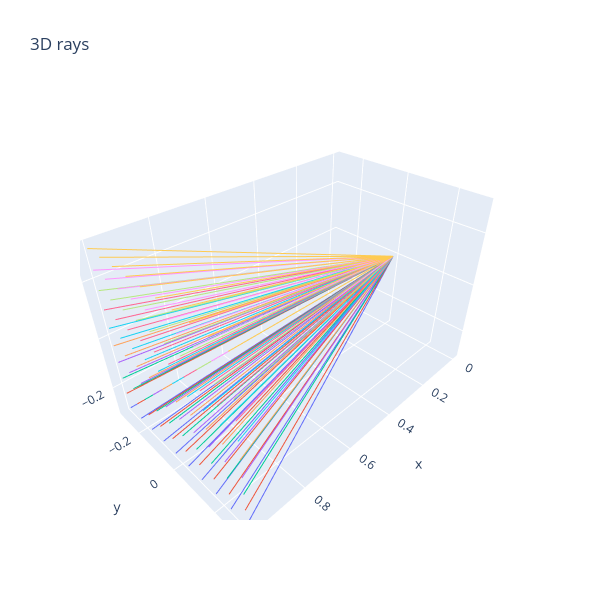

The notebook cell saved with this chart:
### Markdown cell above
### Exercise - implement `make_rays_2d`

> ```yaml
> Difficulty: 🔴🔴🔴⚪⚪
> Importance: 🔵🔵⚪⚪⚪
> 
> You should spend up to 10-20 minutes on this exercise.
> ```

Implement `make_rays_2d` analogously to `make_rays_1d`. The result should look like a pyramid with the tip at the origin.

### Code cell
def make_rays_2d(num_pixels_y: int, num_pixels_z: int, y_limit: float, z_limit: float) -> Float[Tensor, "nrays 2 3"]:
    """
    num_pixels_y: The number of pixels in the y dimension
    num_pixels_z: The number of pixels in the z dimension

    y_limit: At x=1, the rays should extend from -y_limit to +y_limit, inclusive of both.
    z_limit: At x=1, the rays should extend from -z_limit to +z_limit, inclusive of both.

    Returns: shape (num_rays=num_pixels_y * num_pixels_z, num_points=2, num_dims=3).
    """
    # we need to create 9 numbers in y between -y_limit and y_limit
    # print('num_pixels', num_pixels)
    total_pixels = num_pixels_y * num_pixels_z
    rays = t.zeros(total_pixels, 2, 3)
    ys = t.linspace(-y_limit, y_limit, num_pixels_y)
    zs = t.linspace(-z_limit, z_limit, num_pixels_z)
    rays[:, 1, 0] = 1.0
    rays[:, 1, 1] = einops.repeat(ys, 'y -> (y z)', z = num_pixels_z)
    rays[:, 1, 2] = einops.repeat(zs, 'z -> (y z)', y = num_pixels_y)
    # print(ys.shape)
    # print(ys)
    # print(zs.shape)
    # print(zs)
    # print(rays)
    return rays


tests.test_make_rays_2d(make_rays_2d)

rays_2d = make_rays_2d(10, 10, 0.3, 0.3)
render_lines_with_plotly(rays_2d)

### Figure 1 — Plotly figure (JSON) as saved in the notebook; plotly's stock layout.template omitted (floating-point values rounded to 4 significant figures)
{"data": [{"mode": "lines", "type": "scatter3d", "x": [0.0, 1.0], "y": [0.0, -0.3], "z": [0.0, -0.3]}, {"mode": "lines", "type": "scatter3d", "x": [0.0, 1.0], "y": [0.0, -0.3], "z": [0.0, -0.2333]}, {"mode": "lines", "type": "scatter3d", "x": [0.0, 1.0], "y": [0.0, -0.3], "z": [0.0, -0.1667]}, {"mode": "lines", "type": "scatter3d", "x": [0.0, 1.0], "y": [0.0, -0.3], "z": [0.0, -0.1]}, {"mode": "lines", "type": "scatter3d", "x": [0.0, 1.0], "y": [0.0, -0.3], "z": [0.0, -0.03333]}, {"mode": "lines", "type": "scatter3d", "x": [0.0, 1.0], "y": [0.0, -0.3], "z": [0.0, 0.03333]}, {"mode": "lines", "type": "scatter3d", "x": [0.0, 1.0], "y": [0.0, -0.3], "z": [0.0, 0.1]}, {"mode": "lines", "type": "scatter3d", "x": [0.0, 1.0], "y": [0.0, -0.3], "z": [0.0, 0.1667]}, {"mode": "lines", "type": "scatter3d", "x": [0.0, 1.0], "y": [0.0, -0.3], "z": [0.0, 0.2333]}, {"mode": "lines", "type": "scatter3d", "x": [0.0, 1.0], "y": [0.0, -0.3], "z": [0.0, 0.3]}, {"mode": "lines", "type": "scatter3d", "x": [0.0, 1.0], "y": [0.0, -0.2333], "z": [0.0, -0.3]}, {"mode": "lines", "type": "scatter3d", "x": [0.0, 1.0], "y": [0.0, -0.2333], "z": [0.0, -0.2333]}, {"mode": "lines", "type": "scatter3d", "x": [0.0, 1.0], "y": [0.0, -0.2333], "z": [0.0, -0.1667]}, {"mode": "lines", "type": "scatter3d", "x": [0.0, 1.0], "y": [0.0, -0.2333], "z": [0.0, -0.1]}, {"mode": "lines", "type": "scatter3d", "x": [0.0, 1.0], "y": [0.0, -0.2333], "z": [0.0, -0.03333]}, {"mode": "lines", "type": "scatter3d", "x": [0.0, 1.0], "y": [0.0, -0.2333], "z": [0.0, 0.03333]}, {"mode": "lines", "type": "scatter3d", "x": [0.0, 1.0], "y": [0.0, -0.2333], "z": [0.0, 0.1]}, {"mode": "lines", "type": "scatter3d", "x": [0.0, 1.0], "y": [0.0, -0.2333], "z": [0.0, 0.1667]}, {"mode": "lines", "type": "scatter3d", "x": [0.0, 1.0], "y": [0.0, -0.2333], "z": [0.0, 0.2333]}, {"mode": "lines", "type": "scatter3d", "x": [0.0, 1.0], "y": [0.0, -0.2333], "z": [0.0, 0.3]}, {"mode": "lines", "type": "scatter3d", "x": [0.0, 1.0], "y": [0.0, -0.1667], "z": [0.0, -0.3]}, {"mode": "lines", "type": "scatter3d", "x": [0.0, 1.0], "y": [0.0, -0.1667], "z": [0.0, -0.2333]}, {"mode": "lines", "type": "scatter3d", "x": [0.0, 1.0], "y": [0.0, -0.1667], "z": [0.0, -0.1667]}, {"mode": "lines", "type": "scatter3d", "x": [0.0, 1.0], "y": [0.0, -0.1667], "z": [0.0, -0.1]}, {"mode": "lines", "type": "scatter3d", "x": [0.0, 1.0], "y": [0.0, -0.1667], "z": [0.0, -0.03333]}, {"mode": "lines", "type": "scatter3d", "x": [0.0, 1.0], "y": [0.0, -0.1667], "z": [0.0, 0.03333]}, {"mode": "lines", "type": "scatter3d", "x": [0.0, 1.0], "y": [0.0, -0.1667], "z": [0.0, 0.1]}, {"mode": "lines", "type": "scatter3d", "x": [0.0, 1.0], "y": [0.0, -0.1667], "z": [0.0, 0.1667]}, {"mode": "lines", "type": "scatter3d", "x": [0.0, 1.0], "y": [0.0, -0.1667], "z": [0.0, 0.2333]}, {"mode": "lines", "type": "scatter3d", "x": [0.0, 1.0], "y": [0.0, -0.1667], "z": [0.0, 0.3]}, {"mode": "lines", "type": "scatter3d", "x": [0.0, 1.0], "y": [0.0, -0.1], "z": [0.0, -0.3]}, {"mode": "lines", "type": "scatter3d", "x": [0.0, 1.0], "y": [0.0, -0.1], "z": [0.0, -0.2333]}, {"mode": "lines", "type": "scatter3d", "x": [0.0, 1.0], "y": [0.0, -0.1], "z": [0.0, -0.1667]}, {"mode": "lines", "type": "scatter3d", "x": [0.0, 1.0], "y": [0.0, -0.1], "z": [0.0, -0.1]}, {"mode": "lines", "type": "scatter3d", "x": [0.0, 1.0], "y": [0.0, -0.1], "z": [0.0, -0.03333]}, {"mode": "lines", "type": "scatter3d", "x": [0.0, 1.0], "y": [0.0, -0.1], "z": [0.0, 0.03333]}, {"mode": "lines", "type": "scatter3d", "x": [0.0, 1.0], "y": [0.0, -0.1], "z": [0.0, 0.1]}, {"mode": "lines", "type": "scatter3d", "x": [0.0, 1.0], "y": [0.0, -0.1], "z": [0.0, 0.1667]}, {"mode": "lines", "type": "scatter3d", "x": [0.0, 1.0], "y": [0.0, -0.1], "z": [0.0, 0.2333]}, {"mode": "lines", "type": "scatter3d", "x": [0.0, 1.0], "y": [0.0, -0.1], "z": [0.0, 0.3]}, {"mode": "lines", "type": "scatter3d", "x": [0.0, 1.0], "y": [0.0, -0.03333], "z": [0.0, -0.3]}, {"mode": "lines", "type": "scatter3d", "x": [0.0, 1.0], "y": [0.0, -0.03333], "z": [0.0, -0.2333]}, {"mode": "lines", "type": "scatter3d", "x": [0.0, 1.0], "y": [0.0, -0.03333], "z": [0.0, -0.1667]}, {"mode": "lines", "type": "scatter3d", "x": [0.0, 1.0], "y": [0.0, -0.03333], "z": [0.0, -0.1]}, {"mode": "lines", "type": "scatter3d", "x": [0.0, 1.0], "y": [0.0, -0.03333], "z": [0.0, -0.03333]}, {"mode": "lines", "type": "scatter3d", "x": [0.0, 1.0], "y": [0.0, -0.03333], "z": [0.0, 0.03333]}, {"mode": "lines", "type": "scatter3d", "x": [0.0, 1.0], "y": [0.0, -0.03333], "z": [0.0, 0.1]}, {"mode": "lines", "type": "scatter3d", "x": [0.0, 1.0], "y": [0.0, -0.03333], "z": [0.0, 0.1667]}, {"mode": "lines", "type": "scatter3d", "x": [0.0, 1.0], "y": [0.0, -0.03333], "z": [0.0, 0.2333]}, {"mode": "lines", "type": "scatter3d", "x": [0.0, 1.0], "y": [0.0, -0.03333], "z": [0.0, 0.3]}, {"mode": "lines", "type": "scatter3d", "x": [0.0, 1.0], "y": [0.0, 0.03333], "z": [0.0, -0.3]}, {"mode": "lines", "type": "scatter3d", "x": [0.0, 1.0], "y": [0.0, 0.03333], "z": [0.0, -0.2333]}, {"mode": "lines", "type": "scatter3d", "x": [0.0, 1.0], "y": [0.0, 0.03333], "z": [0.0, -0.1667]}, {"mode": "lines", "type": "scatter3d", "x": [0.0, 1.0], "y": [0.0, 0.03333], "z": [0.0, -0.1]}, {"mode": "lines", "type": "scatter3d", "x": [0.0, 1.0], "y": [0.0, 0.03333], "z": [0.0, -0.03333]}, {"mode": "lines", "type": "scatter3d", "x": [0.0, 1.0], "y": [0.0, 0.03333], "z": [0.0, 0.03333]}, {"mode": "lines", "type": "scatter3d", "x": [0.0, 1.0], "y": [0.0, 0.03333], "z": [0.0, 0.1]}, {"mode": "lines", "type": "scatter3d", "x": [0.0, 1.0], "y": [0.0, 0.03333], "z": [0.0, 0.1667]}, {"mode": "lines", "type": "scatter3d", "x": [0.0, 1.0], "y": [0.0, 0.03333], "z": [0.0, 0.2333]}, {"mode": "lines", "type": "scatter3d", "x": [0.0, 1.0], "y": [0.0, 0.03333], "z": [0.0, 0.3]}, {"mode": "lines", "type": "scatter3d", "x": [0.0, 1.0], "y": [0.0, 0.1], "z": [0.0, -0.3]}, {"mode": "lines", "type": "scatter3d", "x": [0.0, 1.0], "y": [0.0, 0.1], "z": [0.0, -0.2333]}, {"mode": "lines", "type": "scatter3d", "x": [0.0, 1.0], "y": [0.0, 0.1], "z": [0.0, -0.1667]}, {"mode": "lines", "type": "scatter3d", "x": [0.0, 1.0], "y": [0.0, 0.1], "z": [0.0, -0.1]}, {"mode": "lines", "type": "scatter3d", "x": [0.0, 1.0], "y": [0.0, 0.1], "z": [0.0, -0.03333]}, {"mode": "lines", "type": "scatter3d", "x": [0.0, 1.0], "y": [0.0, 0.1], "z": [0.0, 0.03333]}, {"mode": "lines", "type": "scatter3d", "x": [0.0, 1.0], "y": [0.0, 0.1], "z": [0.0, 0.1]}, {"mode": "lines", "type": "scatter3d", "x": [0.0, 1.0], "y": [0.0, 0.1], "z": [0.0, 0.1667]}, {"mode": "lines", "type": "scatter3d", "x": [0.0, 1.0], "y": [0.0, 0.1], "z": [0.0, 0.2333]}, {"mode": "lines", "type": "scatter3d", "x": [0.0, 1.0], "y": [0.0, 0.1], "z": [0.0, 0.3]}, {"mode": "lines", "type": "scatter3d", "x": [0.0, 1.0], "y": [0.0, 0.1667], "z": [0.0, -0.3]}, {"mode": "lines", "type": "scatter3d", "x": [0.0, 1.0], "y": [0.0, 0.1667], "z": [0.0, -0.2333]}, {"mode": "lines", "type": "scatter3d", "x": [0.0, 1.0], "y": [0.0, 0.1667], "z": [0.0, -0.1667]}, {"mode": "lines", "type": "scatter3d", "x": [0.0, 1.0], "y": [0.0, 0.1667], "z": [0.0, -0.1]}, {"mode": "lines", "type": "scatter3d", "x": [0.0, 1.0], "y": [0.0, 0.1667], "z": [0.0, -0.03333]}, {"mode": "lines", "type": "scatter3d", "x": [0.0, 1.0], "y": [0.0, 0.1667], "z": [0.0, 0.03333]}, {"mode": "lines", "type": "scatter3d", "x": [0.0, 1.0], "y": [0.0, 0.1667], "z": [0.0, 0.1]}, {"mode": "lines", "type": "scatter3d", "x": [0.0, 1.0], "y": [0.0, 0.1667], "z": [0.0, 0.1667]}, {"mode": "lines", "type": "scatter3d", "x": [0.0, 1.0], "y": [0.0, 0.1667], "z": [0.0, 0.2333]}, {"mode": "lines", "type": "scatter3d", "x": [0.0, 1.0], "y": [0.0, 0.1667], "z": [0.0, 0.3]}, {"mode": "lines", "type": "scatter3d", "x": [0.0, 1.0], "y": [0.0, 0.2333], "z": [0.0, -0.3]}, {"mode": "lines", "type": "scatter3d", "x": [0.0, 1.0], "y": [0.0, 0.2333], "z": [0.0, -0.2333]}, {"mode": "lines", "type": "scatter3d", "x": [0.0, 1.0], "y": [0.0, 0.2333], "z": [0.0, -0.1667]}, {"mode": "lines", "type": "scatter3d", "x": [0.0, 1.0], "y": [0.0, 0.2333], "z": [0.0, -0.1]}, {"mode": "lines", "type": "scatter3d", "x": [0.0, 1.0], "y": [0.0, 0.2333], "z": [0.0, -0.03333]}, {"mode": "lines", "type": "scatter3d", "x": [0.0, 1.0], "y": [0.0, 0.2333], "z": [0.0, 0.03333]}, {"mode": "lines", "type": "scatter3d", "x": [0.0, 1.0], "y": [0.0, 0.2333], "z": [0.0, 0.1]}, {"mode": "lines", "type": "scatter3d", "x": [0.0, 1.0], "y": [0.0, 0.2333], "z": [0.0, 0.1667]}, {"mode": "lines", "type": "scatter3d", "x": [0.0, 1.0], "y": [0.0, 0.2333], "z": [0.0, 0.2333]}, {"mode": "lines", "type": "scatter3d", "x": [0.0, 1.0], "y": [0.0, 0.2333], "z": [0.0, 0.3]}, {"mode": "lines", "type": "scatter3d", "x": [0.0, 1.0], "y": [0.0, 0.3], "z": [0.0, -0.3]}, {"mode": "lines", "type": "scatter3d", "x": [0.0, 1.0], "y": [0.0, 0.3], "z": [0.0, -0.2333]}, {"mode": "lines", "type": "scatter3d", "x": [0.0, 1.0], "y": [0.0, 0.3], "z": [0.0, -0.1667]}, {"mode": "lines", "type": "scatter3d", "x": [0.0, 1.0], "y": [0.0, 0.3], "z": [0.0, -0.1]}, {"mode": "lines", "type": "scatter3d", "x": [0.0, 1.0], "y": [0.0, 0.3], "z": [0.0, -0.03333]}, {"mode": "lines", "type": "scatter3d", "x": [0.0, 1.0], "y": [0.0, 0.3], "z": [0.0, 0.03333]}, {"mode": "lines", "type": "scatter3d", "x": [0.0, 1.0], "y": [0.0, 0.3], "z": [0.0, 0.1]}, {"mode": "lines", "type": "scatter3d", "x": [0.0, 1.0], "y": [0.0, 0.3], "z": [0.0, 0.1667]}, {"mode": "lines", "type": "scatter3d", "x": [0.0, 1.0], "y": [0.0, 0.3], "z": [0.0, 0.2333]}, {"mode": "lines", "type": "scatter3d", "x": [0.0, 1.0], "y": [0.0, 0.3], "z": [0.0, 0.3]}], "layout": {"height": 600, "showlegend": false, "title": {"text": "3D rays"}, "width": 600}}
